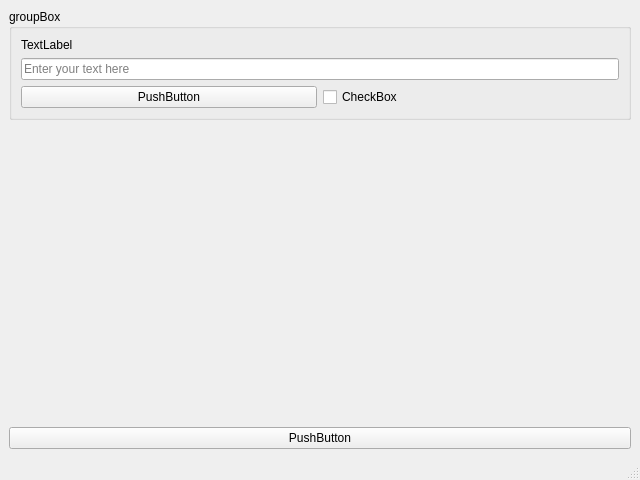
<?xml version="1.0" encoding="UTF-8"?>
<ui version="4.0">
 <class>MainWindow</class>
 <widget class="QMainWindow" name="MainWindow">
  <property name="geometry">
   <rect>
    <x>0</x>
    <y>0</y>
    <width>640</width>
    <height>480</height>
   </rect>
  </property>
  <property name="windowTitle">
   <string>MainWindow</string>
  </property>
  <widget class="QWidget" name="centralwidget">
   <layout class="QVBoxLayout" name="verticalLayout_2">
    <item>
     <widget class="QGroupBox" name="groupBox">
      <property name="title">
       <string>groupBox</string>
      </property>
      <layout class="QVBoxLayout" name="verticalLayout">
       <item>
        <widget class="QLabel" name="label">
         <property name="text">
          <string>TextLabel</string>
         </property>
        </widget>
       </item>
       <item>
        <widget class="QLineEdit" name="lineEdit">
          <property name="placeholderText">
           <string>Enter your text here</string>
          </property>
        </widget>
       </item>
       <item>
        <layout class="QHBoxLayout" name="horizontalLayout">
         <item>
          <widget class="QPushButton" name="pushButton">
           <property name="text">
            <string>PushButton</string>
           </property>
           <property name="toolTip">
            <string>Click here to execute an action.</string>
           </property>
          </widget>
         </item>
         <item>
          <widget class="QCheckBox" name="checkBox">
           <property name="text">
            <string>CheckBox</string>
           </property>
           <property name="toolTip">
            <string>Check this box to enable/disable a feature.</string>
           </property>
          </widget>
         </item>
        </layout>
       </item>
      </layout>
     </widget>
    </item>
    <item>
     <spacer name="verticalSpacer">
      <property name="orientation">
       <enum>Qt::Vertical</enum>
      </property>
      <property name="sizeType">
       <enum>QSizePolicy::Expanding</enum>
      </property>
      <property name="sizeHint" stdset="0">
       <size>
        <width>20</width>
        <height>40</height>
       </size>
      </property>
     </spacer>
    </item>
    <item>
     <widget class="QPushButton" name="pushButton_2">
      <property name="sizePolicy">
       <sizepolicy hsizetype="MinimumExpanding" vsizetype="Fixed">
        <horstretch>0</horstretch>
        <verstretch>0</verstretch>
       </sizepolicy>
      </property>
      <property name="text">
       <string>PushButton</string>
      </property>
      <property name="toolTip">
       <string>Click here to start the process.</string>
      </property>
     </widget>
    </item>
   </layout>
  </widget>
  <widget class="QMenuBar" name="menubar">
   <property name="geometry">
    <rect>
     <x>0</x>
     <y>0</y>
     <width>640</width>
     <height>21</height>
    </rect>
   </property>
  </widget>
  <widget class="QStatusBar" name="statusbar"/>
 </widget>
 <resources/>
 <connections/>
</ui>
